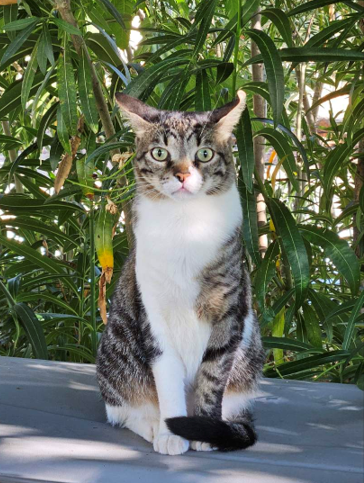
#> input picture img_process/files/smeagol_test_img.png, 364 x 483 px, found by its file name
$ python pre-process_img.py
#> lines starting #> are read from the running program, lines starting #| are printed output that depends on the picture
### img_process/my_functions.py
#
# various functions used in image manipulation
#
import numpy as np
import copy
from skimage.metrics import structural_similarity as ssim
#
#############

# add padding around image to not lose pixel info in filter calcs
def add_padd(og_image, og_width, og_height, pad):

    # add padding (0) around image
    # np.pad((top, bottom), (left, right))

    # simple 3x3: 1 || cascaade3x3: 2 || simple5x5: 2 || cascade5x5: 4
    image = np.pad(og_image, ((pad, pad), (pad, pad)), mode='constant', constant_values=0)

    width = og_width + 2*pad
    height = og_height + 2*pad

    return image, width, height
#######

# metrics to compare image similarity
# MSE, RMSE, PSNR, SSIM
# [38 lines left out: function compare_img_metrics, not called in this run]
#######

### img_process/pre-process_img.py
#
# takes RGB image and turns it to grayscale
# adds padding to img to not lose pixel info
# converts values to binary
# puts in .txt to use as input to verilog
# each line has 1 pixel bin val
# no winSize needed - works for all img shapes
#
from PIL import Image
import cv2
import numpy as np
from PIL import Image, ImageOps
#
import sys
sys.path.append('C:/workspace/fysiko_apth/ptuxiaki/general-code/img_process') #add path for py files
import my_functions
import custom_filters
#############

#file path
path = 'C:/workspace/fysiko_apth/ptuxiaki/general-code/img_process/files/'

case_name = 'smeagol_'

#text_path = path + case_name+'bin_vals.txt'
text_path = path + case_name+'bin_vals_doublepad.txt' #double padding for cascaded filters & 5x5


gray_img_path = path + case_name + 'gray_img.png'
padd_img_path = path + case_name + 'padd_img.png'

#read image
img = cv2.imread(path + case_name + 'test_img.png')
#> img is the input picture: shape (483, 364, 3); mean B, G, R 89.7, 109.3, 100.2

#show image - original
#cv2.imshow('Original', img)
#cv2.waitKey(0)

#convert to grayscale
gray_img = cv2.cvtColor(img, cv2.COLOR_BGR2GRAY)
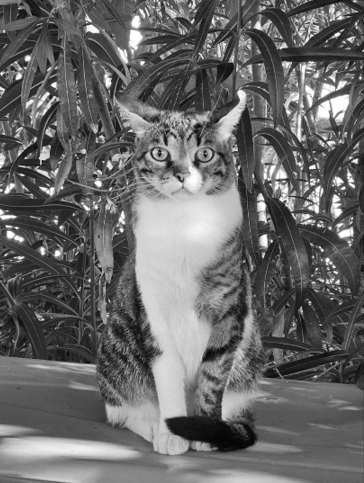
#> gray_img: shape (483, 364); min 2, max 255, mean 104.4
cv2.imwrite(gray_img_path, gray_img)

#get image size
(row, col) = gray_img.shape[0:2]
#> row = 483; col = 364
print(f'init img dimensions: width/col= {col}, height/row= {row}')
#| init img dimensions: width/col= 364, height/row= 483

# change image size - add padding

# simple 3x3: 1 || cascaade3x3: 2 || simple5x5: 2 || cascade5x5: 4
pad = 2 # CHANGE

out_img, width, height = my_functions.add_padd(gray_img, col, row, pad) #col=width, row=height
#> in add_padd, `image = np.pad(og_image, ((pad, pad), (pad, pad)), mode='constant', co..`:
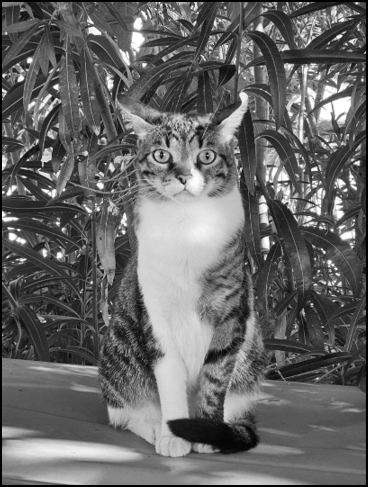
#> image: shape (487, 368); min 0, max 255, mean 102.4
#> width = 368; height = 487
cv2.imwrite(padd_img_path, out_img)

print(f'new img dimensions: width/col= {width}, height/row= {height}')
#| new img dimensions: width/col= 368, height/row= 487


#file stuff - iterate by desired struct
with open(text_path, 'w') as text_file:
        #iterate through each pixel in the image
        for i in range(0, height):
            for j in range(0, width):
                pixel = out_img[i, j]

                #gray rbg to binary value
                pixel_binary = format(pixel, '08b') #steady 8bit width

                #binary value to text file
                text_file.write(f"{pixel_binary}\n")
